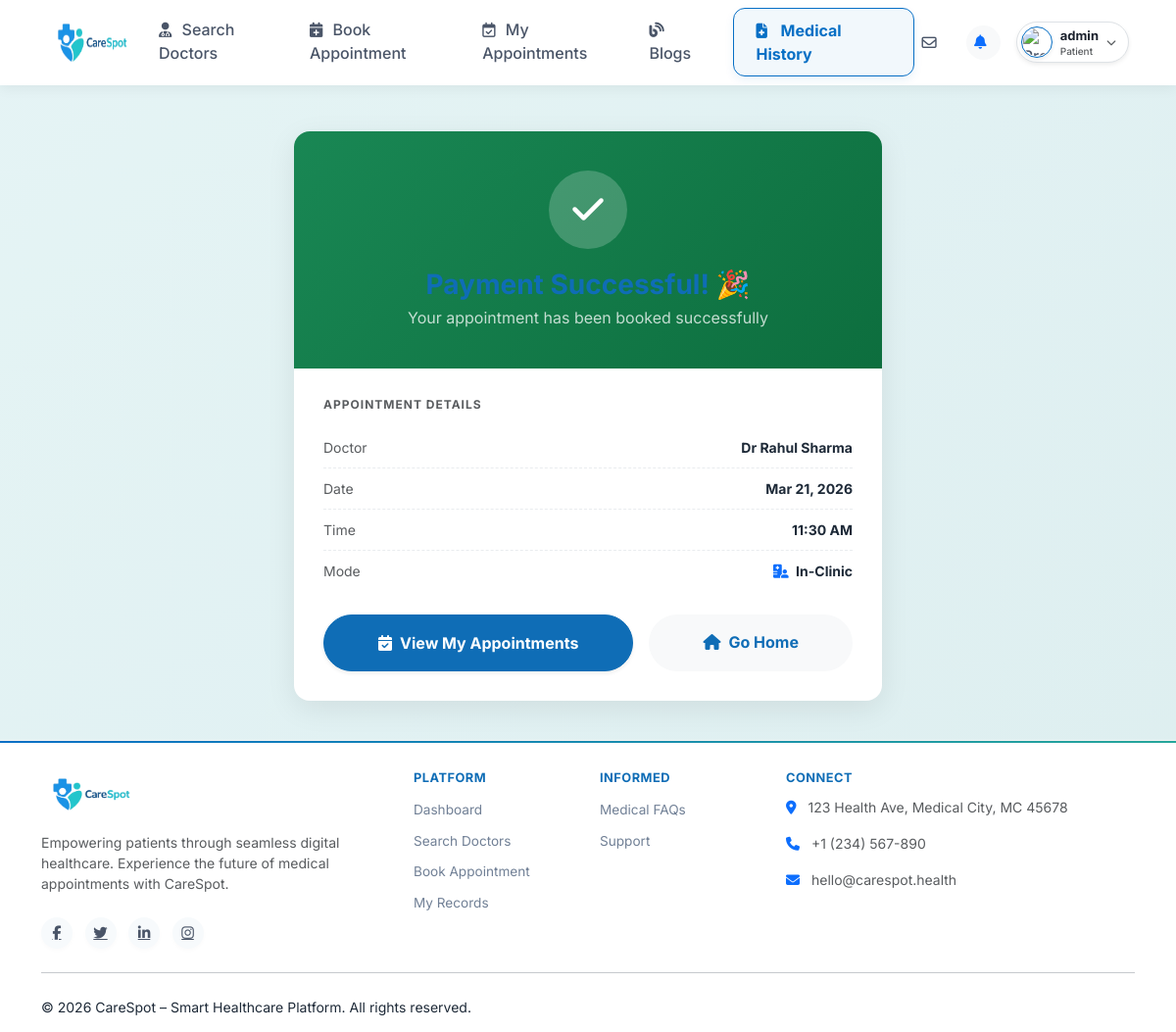
The page /payment/success/14/ (signed in) on the database its author committed.
### user/models.py (models this page shows, shortened)
class tblAppointment(models.Model):
    appointmentID=models.AutoField(primary_key=True)
    clientID=models.ForeignKey(tblClient,on_delete=models.CASCADE)
    doctorID=models.ForeignKey(tblDoctor,on_delete=models.CASCADE)
    appointmentDate=models.DateField()
    appointmentTime=models.TimeField()
    mode=models.CharField(max_length=20, default='offline', choices=[('online', 'Online'), ('offline', 'Offline')])
    meetLink=models.TextField(max_length=500, null=True, blank=True)
    isAccepted=models.BooleanField(default=False)
    isRejected=models.BooleanField(default=False)
    createdDT=models.DateTimeField(auto_now_add=True, null=True)

class tblDoctor(models.Model):
    doctorID=models.AutoField(primary_key=True)
    userID=models.ForeignKey(tblUser,on_delete=models.CASCADE)
    displayName=models.TextField(max_length=50)
    displayContact=models.TextField(max_length=15)
    bio=models.TextField(max_length=500)
    subcategoryID=models.ForeignKey(tblSubcategory,on_delete=models.CASCADE)
    displayAddress=models.TextField(max_length=100)
    yearOfExperience=models.IntegerField()
    licenseNo=models.TextField(max_length=50)
    documents=models.FileField(upload_to='doctor_documents/')
    mode=models.IntegerField(default=1)
    consultationFees=models.DecimalField(max_digits=10, decimal_places=2, default=10.00)
    approval_status = models.CharField(max_length=20, default='pending', choices=[('pending', 'Pending'), ('approved', 'Approved'), ('rejected', 'Rejected')])

### user/views.py (the view)
# urls.py: path('payment/success/<int:appointment_id>/', views.paymentSuccess, name='paymentSuccess'),
def paymentSuccess(request, appointment_id):
    if 'user_id' not in request.session:
        return redirect('Login')
    appointment = tblAppointment.objects.filter(appointmentID=appointment_id).first()
    payment = tblPayment.objects.filter(appointmentID=appointment).first() if appointment else None
    data = {
        'appointment': appointment,
        'payment': payment,
    }
    return render(request, 'payment_success.html', data)

### user/templates/payment_success.html (shortened to what this page needs)
{% extends 'patient_base.html' %}
{% block content %}
<div class="container-fluid">
    <div class="success-container mt-4">
        <div class="success-card">
            <div class="success-header">
                <div class="success-icon">
                    <i class="fa-solid fa-check"></i>
                </div>
                <h3 class="fw-bold mb-1">Payment Successful! 🎉</h3>
                <p class="mb-0 opacity-75">Your appointment has been booked successfully</p>
            </div>
            <div class="success-body">
                {% if appointment %}
                <div class="text-start">
                    <h6 class="fw-bold text-muted text-uppercase mb-3" style="letter-spacing:1px; font-size:12px;">Appointment Details</h6>
                    <div class="receipt-row">
                        <span class="text-muted">Doctor</span>
                        <span class="fw-bold">{{ appointment.doctorID.displayName }}</span>
                    </div>
                    <div class="receipt-row">
                        <span class="text-muted">Date</span>
                        <span class="fw-bold">{{ appointment.appointmentDate|date:"M d, Y" }}</span>
                    </div>
                    <div class="receipt-row">
                        <span class="text-muted">Time</span>
                        <span class="fw-bold">{{ appointment.appointmentTime|time:"h:i A" }}</span>
                    </div>
                    <div class="receipt-row">
                        <span class="text-muted">Mode</span>
                        <span class="fw-bold">
                            {% if appointment.mode == 'online' %}
                                <i class="fa-solid fa-video text-success me-1"></i> Online
                            {% else %}
                                <i class="fa-solid fa-hospital-user text-primary me-1"></i> In-Clinic
                            {% endif %}
                        </span>
                    </div>
                </div>
                {% endif %}
                <div class="d-flex gap-3 mt-4">
                    <a href="{% url 'patientMyAppointments' %}" class="btn btn-primary flex-fill py-3 rounded-pill fw-bold shadow-sm">
                        <i class="fa-solid fa-calendar-check me-2"></i>View My Appointments
                    </a>
                    <a href="{% url 'home' %}" class="btn btn-outline-secondary flex-fill py-3 rounded-pill fw-bold border-0 bg-light">
                        <i class="fa-solid fa-house me-2"></i>Go Home
                    </a>
                </div>
            </div>
        </div>
    </div>
</div>
{% endblock %}

### user/static/css/carespot-theme.css (style rules this page uses)
:root { --primary-color: #0F6DB6; --primary-dark: #0A5FA1; --secondary-color: #23B6B3; --accent-color: #3ED1C8; --background-color: #F4FAFB; --card-color: #FFFFFF; --text-color: #1E2A38; }
body { background-color: var(--background-color) !important; color: var(--text-color) !important; }
h1, h2, h3, h4, h5, h6, .h1, .h2, .h3, .h4, .h5, .h6 { color: #0F6DB6 !important; }
.btn-primary, .btn-secondary, .btn-success, .btn-info, .button, .btn { background-color: #0F6DB6 !important; border-color: #0F6DB6 !important; color: #ffffff !important; }
.btn-outline-primary, .btn-outline-secondary { color: #0F6DB6 !important; border-color: #0F6DB6 !important; background-color: transparent !important; }
a { color: var(--primary-color); }
.text-primary { color: var(--primary-color) !important; }

### user/templates/payment_success.html (style rules this page uses)
.success-container { max-width: 600px; margin: 0 auto; }
.success-card { background: #fff; border-radius: 16px; box-shadow: 0 8px 30px rgba(0, 0, 0, 0.08); text-align: center; overflow: hidden; }
.success-header { background: linear-gradient(135deg, #198754 0%, #0d6e3e 100%); color: white; padding: 40px 30px; }
.success-icon { width: 80px; height: 80px; border-radius: 50%; background: rgba(255,255,255,0.2); display: flex; align-items: center; justify-content: center; margin: 0 auto 20px; font-size: 36px; animation: scaleIn 0.5s ease-out; }
.success-body { padding: 30px; }
.receipt-row { display: flex; justify-content: space-between; padding: 10px 0; border-bottom: 1px dashed #e9ecef; font-size: 14px; }
.receipt-row:last-child { border-bottom: none; }

### rows shown on the page
tblAppointment: doctorID.displayName "Dr Rahul Sharma", appointmentDate "Mar 21, 2026", appointmentTime "11:30 AM"

### other values the page prints
{{ request.session.user_name }} "admin"
